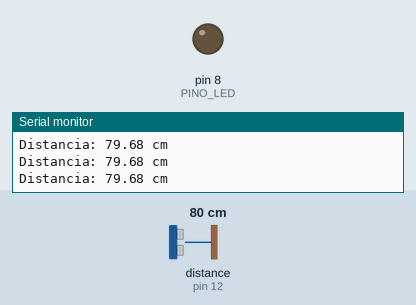
Recording of a sketch running on a simulated Arduino Uno, built with avr-gcc and run on an emulated ATmega328P. Parts: output pins drawn as LEDs (lit = HIGH), the last lines printed to the serial monitor. Wiring (inferred from the names in the program): ultrasonic range finder: trigger pin 12; echo pin 12. The inputs (shaded band) are chosen by the test bench; at power-on: distance to the obstacle (sensor on pin 12) 80 cm. The echo pulse lasts 58.3 µs per cm.

Above: at 1.2 s.
1.3 s: distance to the obstacle (sensor on pin 12) set to 17 cm
2.8 s: distance to the obstacle (sensor on pin 12) set to 14 cm
At 3.2 s:
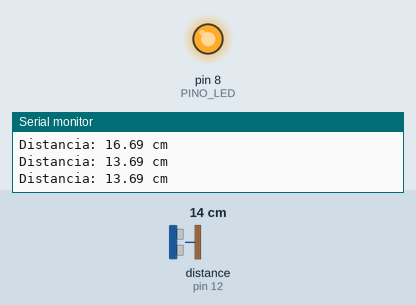
4.3 s: distance to the obstacle (sensor on pin 12) set to 18 cm
At 5.1 s:
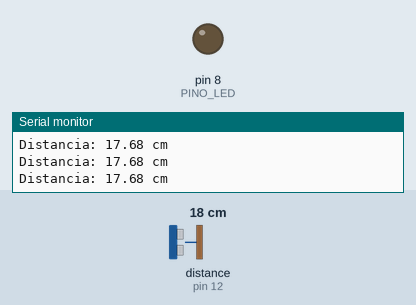
5.9 s: distance to the obstacle (sensor on pin 12) set to 2 cm
At 7.0 s:
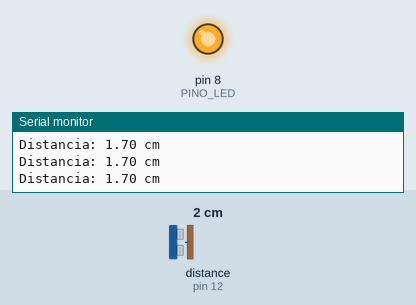
Timing chart, 0 to 8.5 s (numbered marks = the images above; inputs shaded):
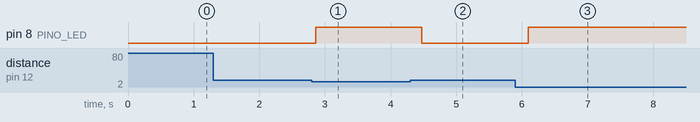

The sketch:

Main.ino
```cpp
#define PINO_SINAL 12 // O pino unindo Trig e Echo
#define PINO_LED 8 // Porta digital do Arduino

void setup() {
  Serial.begin(9600);
  Serial.println("Testando sensor 3 fios...");
  pinMode(PINO_LED, OUTPUT);
}

void loop() {
  long duracao;
  float distancia;

  // 1. Envia o pulso (Pino como SAÍDA)
  pinMode(PINO_SINAL, OUTPUT);
  digitalWrite(PINO_SINAL, LOW);
  delayMicroseconds(2);
  digitalWrite(PINO_SINAL, HIGH);
  delayMicroseconds(10);
  digitalWrite(PINO_SINAL, LOW);

  // 2. Recebe o eco (Pino como ENTRADA)
  pinMode(PINO_SINAL, INPUT);
  duracao = pulseIn(PINO_SINAL, HIGH, 30000); // Timeout de 30ms

  // 3. Calcula a distância
  distancia = (duracao * 0.0343) / 2;

  if (duracao == 0) {
    Serial.println("Erro: Sem resposta do sensor (Verifique a união Trig/Echo)");
  } else {
    Serial.print("Distancia: ");
    Serial.print(distancia);
    Serial.println(" cm");
  }

  if (distancia < 15){
    digitalWrite(PINO_LED, HIGH);
  } else {
    digitalWrite(PINO_LED, LOW);
  }

  delay(200);
}
```

Measured:
- the behaviour switches between 16 and 15 cm on distance to the obstacle (sensor on pin 12) (found by bisection; images 0 and 1)
- after the input at 2.8 s, pin 8 (PINO_LED): LOW → HIGH after 0.06 s
- after the input at 4.3 s, pin 8 (PINO_LED): HIGH → LOW after 0.18 s
- after the input at 5.9 s, pin 8 (PINO_LED): LOW → HIGH after 0.20 s
